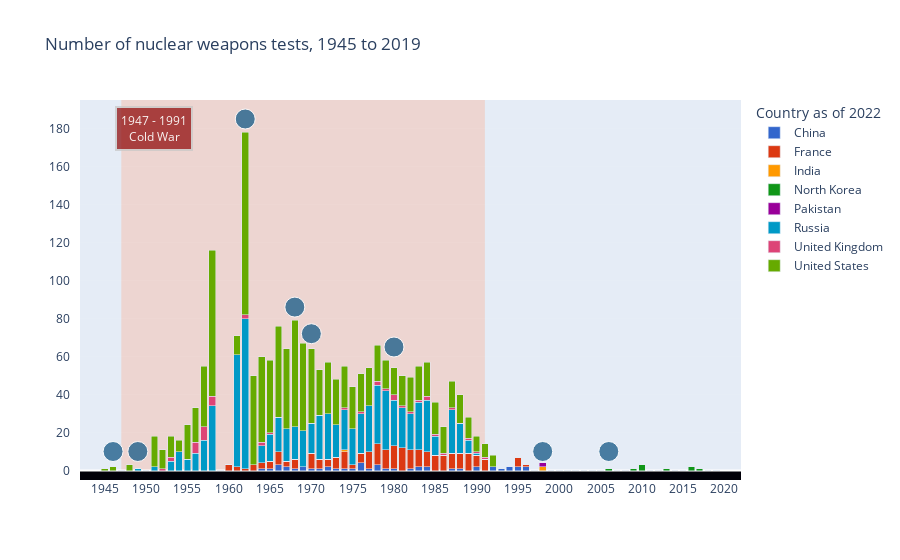

The notebook cell saved with this chart:
### Code cell
fig3 = px.bar(
    data_frame=df3.sort_values(by=["country_name"]),
    x=df3["year"],
    y=df3["nuclear_weapons_tests"],
    color=df3["country_name"],
    barmode="stack",
    height=600,
    hover_name=df3["country_name"],
    #hover_data="Test <extra></extra>",
    #labels=,
    title="Number of nuclear weapons tests, 1945 to 2019",
    labels={"color": "Country as of 2022", "x": "", "y": ""},
    color_discrete_sequence=px.colors.qualitative.G10
)

hovertemp="%{x}<br>%{y}"

fig3.update_traces(hovertemplate=hovertemp)

fig3.update_layout(
    xaxis=dict(
        range=[1942,2022],
        ticklabelstep=5,
        tickangle=0,
        tickmode="linear",
        showgrid=False,
        #position=0,
        #anchor="free"
    ),
    yaxis=dict(
        #tickmode="linear",
        #tick0=20,
        #ticklabelstep=20,
        dtick=20,
        range=[-5,195],
        #showgrid=False,
        griddash="solid",
        gridwidth=0.05,
        #ticklabelstep=20,
        tickson="boundaries",
        ticksuffix="   ",
        #minor=dict(
        #    dtick=0.1,
        #    tick0=20),
        #tickmode="auto"
            
))

#fig3.update_yaxes(ticksuffix = "   ")

########## Cold War ##########

fig3.add_vrect(
    x0="1947", x1="1991",
    fillcolor="LightSalmon", opacity=0.3,
    layer="below", line_width=0,
),

fig3.add_annotation(
        x=1951,
        y=180,
        xref="x",
        yref="y",
        text="1947 - 1991<br>Cold War",
        showarrow=False,
        font=dict(
            #family="Courier New, monospace",
            size=12,
            color="#ffffff"
            ),
        align="center",
        arrowhead=2,
        arrowsize=1,
        arrowwidth=2,
        arrowcolor="#636363",
        #ax=65,
        #ay=-80,
        bordercolor="#c7c7c7",
        borderwidth=2,
        borderpad=4,
        bgcolor="DarkRed",
        opacity=0.7
        )

fig3.add_hrect(
    y0=-5, y1=0,
    fillcolor="#010008", opacity=1,
    layer="below", line_width=0,
),

fig3.add_scatter(
    x=[1946],
    y=[10],
    name="1945",
    showlegend=False,
    hovertemplate="<b>1945:</b><br>Atomic bombings of Hiroshima and Nagasaki<extra></extra>",
    marker=dict(
        size=20,
        color="#21618C",
        opacity=0.8,
        line_color="white",
        line_width=1,
))

fig3.add_scatter(
    x=[1949],
    y=[10],
    name="1949",
    showlegend=False,
    hovertemplate="<b>1949:</b><br>First successful test by USSR<extra></extra>",
    marker=dict(
        size=20,
        color="#21618C",
        opacity=0.8,
        line_color="white",
        line_width=1,
))

fig3.add_scatter(
    x=[1962],
    y=[185],
    name="1962",
    showlegend=False,
    hovertemplate="<b>1962:</b><br>Cuban Missile Crisis<extra></extra>",
    marker=dict(
        size=20,
        color="#21618C",
        opacity=0.8,
        line_color="white",
        line_width=1,
))

fig3.add_scatter(
    x=[1968],
    y=[86],
    name="1968",
    showlegend=False,
    hovertemplate="<b>1968:</b><br>Non-Proliferation Treaty<extra></extra>",
    marker=dict(
        size=20,
        color="#21618C",
        opacity=0.8,
        line_color="white",
        line_width=1,
))

fig3.add_scatter(
    x=[1970],
    y=[72],
    name="1969",
    showlegend=False,
    hovertemplate="<b>1969:</b><br>Détente began in 1969, as a core element of the foreign policy<br>of president Richard Nixon and his top advisor Henry Kissinger. They wanted to end<br>the containment policy and gain friendlier relations with the USSR and China.<extra></extra>",
    marker=dict(
        size=20,
        color="#21618C",
        opacity=0.8,
        line_color="white",
        line_width=1,
))

fig3.add_scatter(
    x=[1980],
    y=[65],
    name="1979",
    showlegend=False,
    hovertemplate="<b>1979:</b><br>Cold War flares up after Soviet invasion of Afghanistan<extra></extra>",
    marker=dict(
        size=20,
        color="#21618C",
        opacity=0.8,
        line_color="white",
        line_width=1,
))

fig3.add_scatter(
    x=[1998],
    y=[10],
    name="1998",
    showlegend=False,
    hovertemplate="<b>1998:</b><br>India test detonated five nuclear weapons. Domestic pressure<br>within Pakistan began to build which resulted in detonating six nuclear weapons.<extra></extra>",
    marker=dict(
        size=20,
        color="#21618C",
        opacity=0.8,
        line_color="white",
        line_width=1,
))

fig3.add_scatter(
    x=[2006],
    y=[10],
    name="2006",
    showlegend=False,
    hovertemplate="<b>2006:</b><br>First successful test by North Korea<extra></extra>",
    marker=dict(
        size=20,
        color="#21618C",
        opacity=0.8,
        line_color="white",
        line_width=1,
))

fig3.show()

### Figure 1 — Plotly figure (JSON) as saved in the notebook; plotly's stock layout.template omitted (floating-point values rounded to 4 significant figures)
{"data": [{"alignmentgroup": "True", "hovertemplate": "%{x}<br>%{y}", "hovertext": ["China", "China", "China", "China", "China", "China", "China", "China", "China", "China", "China", "China", "China", "China", "China", "China", "China", "China", "China", "China", "China", "China", "China", "China", "China", "China", "China", "China", "China", "China", "China", "China", "China", "China", "China", "China", "China", "China", "China", "China", "China", "China", "China", "China", "China", "China", "China", "China", "China", "China", "China", "China", "China", "China", "China", "China", "China", "China", "China", "China", "China", "China", "China", "China", "China", "China", "China", "China", "China", "China", "China", "China", "China", "China", "China"], "legendgroup": "China", "marker": {"color": "#3366CC", "pattern": {"shape": ""}}, "name": "China", "offsetgroup": "China", "orientation": "v", "showlegend": true, "textposition": "auto", "type": "bar", "x": [1945, 1946, 1947, 1948, 1949, 1950, 1951, 1952, 1953, 1954, 1955, 1956, 1957, 1958, 1959, 1960, 1961, 1962, 1963, 1964, 1965, 1966, 1967, 1968, 1969, 1970, 1971, 1972, 1973, 1974, 1975, 1976, 1977, 1978, 1979, 1980, 1981, 1982, 1983, 1984, 1985, 1986, 1987, 1988, 1989, 1990, 1991, 1992, 1993, 1994, 1995, 1996, 1997, 1998, 1999, 2000, 2001, 2002, 2003, 2004, 2005, 2006, 2007, 2008, 2009, 2010, 2011, 2012, 2013, 2014, 2015, 2016, 2017, 2018, 2019], "xaxis": "x", "y": [0, 0, 0, 0, 0, 0, 0, 0, 0, 0, 0, 0, 0, 0, 0, 0, 0, 0, 0, 1, 1, 3, 2, 1, 2, 1, 1, 2, 1, 1, 1, 4, 1, 3, 1, 1, 0, 1, 2, 2, 0, 0, 1, 1, 0, 2, 0, 2, 1, 2, 2, 2, 0, 0, 0, 0, 0, 0, 0, 0, 0, 0, 0, 0, 0, 0, 0, 0, 0, 0, 0, 0, 0, 0, 0], "yaxis": "y"}, {"alignmentgroup": "True", "hovertemplate": "%{x}<br>%{y}", "hovertext": ["France", "France", "France", "France", "France", "France", "France", "France", "France", "France", "France", "France", "France", "France", "France", "France", "France", "France", "France", "France", "France", "France", "France", "France", "France", "France", "France", "France", "France", "France", "France", "France", "France", "France", "France", "France", "France", "France", "France", "France", "France", "France", "France", "France", "France", "France", "France", "France", "France", "France", "France", "France", "France", "France", "France", "France", "France", "France", "France", "France", "France", "France", "France", "France", "France", "France", "France", "France", "France", "France", "France", "France", "France", "France", "France"], "legendgroup": "France", "marker": {"color": "#DC3912", "pattern": {"shape": ""}}, "name": "France", "offsetgroup": "France", "orientation": "v", "showlegend": true, "textposition": "auto", "type": "bar", "x": [1945, 1946, 1947, 1948, 1949, 1950, 1951, 1952, 1953, 1954, 1955, 1956, 1957, 1958, 1959, 1960, 1961, 1962, 1963, 1964, 1965, 1966, 1967, 1968, 1969, 1970, 1971, 1972, 1973, 1974, 1975, 1976, 1977, 1978, 1979, 1980, 1981, 1982, 1983, 1984, 1985, 1986, 1987, 1988, 1989, 1990, 1991, 1992, 1993, 1994, 1995, 1996, 1997, 1998, 1999, 2000, 2001, 2002, 2003, 2004, 2005, 2006, 2007, 2008, 2009, 2010, 2011, 2012, 2013, 2014, 2015, 2016, 2017, 2018, 2019], "xaxis": "x", "y": [0, 0, 0, 0, 0, 0, 0, 0, 0, 0, 0, 0, 0, 0, 0, 3, 2, 1, 3, 3, 4, 7, 3, 5, 0, 8, 5, 4, 6, 9, 2, 5, 9, 11, 10, 12, 12, 10, 9, 8, 8, 8, 8, 8, 9, 6, 6, 0, 0, 0, 5, 1, 0, 0, 0, 0, 0, 0, 0, 0, 0, 0, 0, 0, 0, 0, 0, 0, 0, 0, 0, 0, 0, 0, 0], "yaxis": "y"}, {"alignmentgroup": "True", "hovertemplate": "%{x}<br>%{y}", "hovertext": ["India", "India", "India", "India", "India", "India", "India", "India", "India", "India", "India", "India", "India", "India", "India", "India", "India", "India", "India", "India", "India", "India", "India", "India", "India", "India", "India", "India", "India", "India", "India", "India", "India", "India", "India", "India", "India", "India", "India", "India", "India", "India", "India", "India", "India", "India", "India", "India", "India", "India", "India", "India", "India", "India", "India", "India", "India", "India", "India", "India", "India", "India", "India", "India", "India", "India", "India", "India", "India", "India", "India", "India", "India", "India", "India"], "legendgroup": "India", "marker": {"color": "#FF9900", "pattern": {"shape": ""}}, "name": "India", "offsetgroup": "India", "orientation": "v", "showlegend": true, "textposition": "auto", "type": "bar", "x": [1945, 1946, 1947, 1948, 1949, 1950, 1951, 1952, 1953, 1954, 1955, 1956, 1957, 1958, 1959, 1960, 1961, 1962, 1963, 1964, 1965, 1966, 1967, 1968, 1969, 1970, 1971, 1972, 1973, 1974, 1975, 1976, 1977, 1978, 1979, 1980, 1981, 1982, 1983, 1984, 1985, 1986, 1987, 1988, 1989, 1990, 1991, 1992, 1993, 1994, 1995, 1996, 1997, 1998, 1999, 2000, 2001, 2002, 2003, 2004, 2005, 2006, 2007, 2008, 2009, 2010, 2011, 2012, 2013, 2014, 2015, 2016, 2017, 2018, 2019], "xaxis": "x", "y": [0, 0, 0, 0, 0, 0, 0, 0, 0, 0, 0, 0, 0, 0, 0, 0, 0, 0, 0, 0, 0, 0, 0, 0, 0, 0, 0, 0, 0, 1, 0, 0, 0, 0, 0, 0, 0, 0, 0, 0, 0, 0, 0, 0, 0, 0, 0, 0, 0, 0, 0, 0, 0, 2, 0, 0, 0, 0, 0, 0, 0, 0, 0, 0, 0, 0, 0, 0, 0, 0, 0, 0, 0, 0, 0], "yaxis": "y"}, {"alignmentgroup": "True", "hovertemplate": "%{x}<br>%{y}", "hovertext": ["North Korea", "North Korea", "North Korea", "North Korea", "North Korea", "North Korea", "North Korea", "North Korea", "North Korea", "North Korea", "North Korea", "North Korea", "North Korea", "North Korea", "North Korea", "North Korea", "North Korea", "North Korea", "North Korea", "North Korea", "North Korea", "North Korea", "North Korea", "North Korea", "North Korea", "North Korea", "North Korea", "North Korea", "North Korea", "North Korea", "North Korea", "North Korea", "North Korea", "North Korea", "North Korea", "North Korea", "North Korea", "North Korea", "North Korea", "North Korea", "North Korea", "North Korea", "North Korea", "North Korea", "North Korea", "North Korea", "North Korea", "North Korea", "North Korea", "North Korea", "North Korea", "North Korea", "North Korea", "North Korea", "North Korea", "North Korea", "North Korea", "North Korea", "North Korea", "North Korea", "North Korea", "North Korea", "North Korea", "North Korea", "North Korea", "North Korea", "North Korea", "North Korea", "North Korea", "North Korea", "North Korea", "North Korea", "North Korea", "North Korea", "North Korea"], "legendgroup": "North Korea", "marker": {"color": "#109618", "pattern": {"shape": ""}}, "name": "North Korea", "offsetgroup": "North Korea", "orientation": "v", "showlegend": true, "textposition": "auto", "type": "bar", "x": [1945, 1946, 1947, 1948, 1949, 1950, 1951, 1952, 1953, 1954, 1955, 1956, 1957, 1958, 1959, 1960, 1961, 1962, 1963, 1964, 1965, 1966, 1967, 1968, 1969, 1970, 1971, 1972, 1973, 1974, 1975, 1976, 1977, 1978, 1979, 1980, 1981, 1982, 1983, 1984, 1985, 1986, 1987, 1988, 1989, 1990, 1991, 1992, 1993, 1994, 1995, 1996, 1997, 1998, 1999, 2000, 2001, 2002, 2003, 2004, 2005, 2006, 2007, 2008, 2009, 2010, 2011, 2012, 2013, 2014, 2015, 2016, 2017, 2018, 2019], "xaxis": "x", "y": [0, 0, 0, 0, 0, 0, 0, 0, 0, 0, 0, 0, 0, 0, 0, 0, 0, 0, 0, 0, 0, 0, 0, 0, 0, 0, 0, 0, 0, 0, 0, 0, 0, 0, 0, 0, 0, 0, 0, 0, 0, 0, 0, 0, 0, 0, 0, 0, 0, 0, 0, 0, 0, 0, 0, 0, 0, 0, 0, 0, 0, 1, 0, 0, 1, 3, 0, 0, 1, 0, 0, 2, 1, 0, 0], "yaxis": "y"}, {"alignmentgroup": "True", "hovertemplate": "%{x}<br>%{y}", "hovertext": ["Pakistan", "Pakistan", "Pakistan", "Pakistan", "Pakistan", "Pakistan", "Pakistan", "Pakistan", "Pakistan", "Pakistan", "Pakistan", "Pakistan", "Pakistan", "Pakistan", "Pakistan", "Pakistan", "Pakistan", "Pakistan", "Pakistan", "Pakistan", "Pakistan", "Pakistan", "Pakistan", "Pakistan", "Pakistan", "Pakistan", "Pakistan", "Pakistan", "Pakistan", "Pakistan", "Pakistan", "Pakistan", "Pakistan", "Pakistan", "Pakistan", "Pakistan", "Pakistan", "Pakistan", "Pakistan", "Pakistan", "Pakistan", "Pakistan", "Pakistan", "Pakistan", "Pakistan", "Pakistan", "Pakistan", "Pakistan", "Pakistan", "Pakistan", "Pakistan", "Pakistan", "Pakistan", "Pakistan", "Pakistan", "Pakistan", "Pakistan", "Pakistan", "Pakistan", "Pakistan", "Pakistan", "Pakistan", "Pakistan", "Pakistan", "Pakistan", "Pakistan", "Pakistan", "Pakistan", "Pakistan", "Pakistan", "Pakistan", "Pakistan", "Pakistan", "Pakistan", "Pakistan"], "legendgroup": "Pakistan", "marker": {"color": "#990099", "pattern": {"shape": ""}}, "name": "Pakistan", "offsetgroup": "Pakistan", "orientation": "v", "showlegend": true, "textposition": "auto", "type": "bar", "x": [1945, 1946, 1947, 1948, 1949, 1950, 1951, 1952, 1953, 1954, 1955, 1956, 1957, 1958, 1959, 1960, 1961, 1962, 1963, 1964, 1965, 1966, 1967, 1968, 1969, 1970, 1971, 1972, 1973, 1974, 1975, 1976, 1977, 1978, 1979, 1980, 1981, 1982, 1983, 1984, 1985, 1986, 1987, 1988, 1989, 1990, 1991, 1992, 1993, 1994, 1995, 1996, 1997, 1998, 1999, 2000, 2001, 2002, 2003, 2004, 2005, 2006, 2007, 2008, 2009, 2010, 2011, 2012, 2013, 2014, 2015, 2016, 2017, 2018, 2019], "xaxis": "x", "y": [0, 0, 0, 0, 0, 0, 0, 0, 0, 0, 0, 0, 0, 0, 0, 0, 0, 0, 0, 0, 0, 0, 0, 0, 0, 0, 0, 0, 0, 0, 0, 0, 0, 0, 0, 0, 0, 0, 0, 0, 0, 0, 0, 0, 0, 0, 0, 0, 0, 0, 0, 0, 0, 2, 0, 0, 0, 0, 0, 0, 0, 0, 0, 0, 0, 0, 0, 0, 0, 0, 0, 0, 0, 0, 0], "yaxis": "y"}, {"alignmentgroup": "True", "hovertemplate": "%{x}<br>%{y}", "hovertext": ["Russia", "Russia", "Russia", "Russia", "Russia", "Russia", "Russia", "Russia", "Russia", "Russia", "Russia", "Russia", "Russia", "Russia", "Russia", "Russia", "Russia", "Russia", "Russia", "Russia", "Russia", "Russia", "Russia", "Russia", "Russia", "Russia", "Russia", "Russia", "Russia", "Russia", "Russia", "Russia", "Russia", "Russia", "Russia", "Russia", "Russia", "Russia", "Russia", "Russia", "Russia", "Russia", "Russia", "Russia", "Russia", "Russia", "Russia", "Russia", "Russia", "Russia", "Russia", "Russia", "Russia", "Russia", "Russia", "Russia", "Russia", "Russia", "Russia", "Russia", "Russia", "Russia", "Russia", "Russia", "Russia", "Russia", "Russia", "Russia", "Russia", "Russia", "Russia", "Russia", "Russia", "Russia", "Russia"], "legendgroup": "Russia", "marker": {"color": "#0099C6", "pattern": {"shape": ""}}, "name": "Russia", "offsetgroup": "Russia", "orientation": "v", "showlegend": true, "textposition": "auto", "type": "bar", "x": [1945, 1946, 1947, 1948, 1949, 1950, 1951, 1952, 1953, 1954, 1955, 1956, 1957, 1958, 1959, 1960, 1961, 1962, 1963, 1964, 1965, 1966, 1967, 1968, 1969, 1970, 1971, 1972, 1973, 1974, 1975, 1976, 1977, 1978, 1979, 1980, 1981, 1982, 1983, 1984, 1985, 1986, 1987, 1988, 1989, 1990, 1991, 1992, 1993, 1994, 1995, 1996, 1997, 1998, 1999, 2000, 2001, 2002, 2003, 2004, 2005, 2006, 2007, 2008, 2009, 2010, 2011, 2012, 2013, 2014, 2015, 2016, 2017, 2018, 2019], "xaxis": "x", "y": [0, 0, 0, 0, 1, 0, 2, 0, 5, 10, 6, 9, 16, 34, 0, 0, 59, 79, 0, 9, 14, 18, 17, 17, 19, 16, 23, 24, 17, 21, 19, 21, 24, 31, 31, 24, 21, 19, 25, 27, 10, 0, 23, 16, 7, 1, 0, 0, 0, 0, 0, 0, 0, 0, 0, 0, 0, 0, 0, 0, 0, 0, 0, 0, 0, 0, 0, 0, 0, 0, 0, 0, 0, 0, 0], "yaxis": "y"}, {"alignmentgroup": "True", "hovertemplate": "%{x}<br>%{y}", "hovertext": ["United Kingdom", "United Kingdom", "United Kingdom", "United Kingdom", "United Kingdom", "United Kingdom", "United Kingdom", "United Kingdom", "United Kingdom", "United Kingdom", "United Kingdom", "United Kingdom", "United Kingdom", "United Kingdom", "United Kingdom", "United Kingdom", "United Kingdom", "United Kingdom", "United Kingdom", "United Kingdom", "United Kingdom", "United Kingdom", "United Kingdom", "United Kingdom", "United Kingdom", "United Kingdom", "United Kingdom", "United Kingdom", "United Kingdom", "United Kingdom", "United Kingdom", "United Kingdom", "United Kingdom", "United Kingdom", "United Kingdom", "United Kingdom", "United Kingdom", "United Kingdom", "United Kingdom", "United Kingdom", "United Kingdom", "United Kingdom", "United Kingdom", "United Kingdom", "United Kingdom", "United Kingdom", "United Kingdom", "United Kingdom", "United Kingdom", "United Kingdom", "United Kingdom", "United Kingdom", "United Kingdom", "United Kingdom", "United Kingdom", "United Kingdom", "United Kingdom", "United Kingdom", "United Kingdom", "United Kingdom", "United Kingdom", "United Kingdom", "United Kingdom", "United Kingdom", "United Kingdom", "United Kingdom", "United Kingdom", "United Kingdom", "United Kingdom", "United Kingdom", "United Kingdom", "United Kingdom", "United Kingdom", "United Kingdom", "United Kingdom"], "legendgroup": "United Kingdom", "marker": {"color": "#DD4477", "pattern": {"shape": ""}}, "name": "United Kingdom", "offsetgroup": "United Kingdom", "orientation": "v", "showlegend": true, "textposition": "auto", "type": "bar", "x": [1945, 1946, 1947, 1948, 1949, 1950, 1951, 1952, 1953, 1954, 1955, 1956, 1957, 1958, 1959, 1960, 1961, 1962, 1963, 1964, 1965, 1966, 1967, 1968, 1969, 1970, 1971, 1972, 1973, 1974, 1975, 1976, 1977, 1978, 1979, 1980, 1981, 1982, 1983, 1984, 1985, 1986, 1987, 1988, 1989, 1990, 1991, 1992, 1993, 1994, 1995, 1996, 1997, 1998, 1999, 2000, 2001, 2002, 2003, 2004, 2005, 2006, 2007, 2008, 2009, 2010, 2011, 2012, 2013, 2014, 2015, 2016, 2017, 2018, 2019], "xaxis": "x", "y": [0, 0, 0, 0, 0, 0, 0, 1, 2, 0, 0, 6, 7, 5, 0, 0, 0, 2, 0, 2, 1, 0, 0, 0, 0, 0, 0, 0, 0, 1, 0, 1, 0, 2, 1, 3, 1, 1, 1, 2, 1, 1, 1, 0, 1, 1, 1, 0, 0, 0, 0, 0, 0, 0, 0, 0, 0, 0, 0, 0, 0, 0, 0, 0, 0, 0, 0, 0, 0, 0, 0, 0, 0, 0, 0], "yaxis": "y"}, {"alignmentgroup": "True", "hovertemplate": "%{x}<br>%{y}", "hovertext": ["United States", "United States", "United States", "United States", "United States", "United States", "United States", "United States", "United States", "United States", "United States", "United States", "United States", "United States", "United States", "United States", "United States", "United States", "United States", "United States", "United States", "United States", "United States", "United States", "United States", "United States", "United States", "United States", "United States", "United States", "United States", "United States", "United States", "United States", "United States", "United States", "United States", "United States", "United States", "United States", "United States", "United States", "United States", "United States", "United States", "United States", "United States", "United States", "United States", "United States", "United States", "United States", "United States", "United States", "United States", "United States", "United States", "United States", "United States", "United States", "United States", "United States", "United States", "United States", "United States", "United States", "United States", "United States", "United States", "United States", "United States", "United States", "United States", "United States", "United States"], "legendgroup": "United States", "marker": {"color": "#66AA00", "pattern": {"shape": ""}}, "name": "United States", "offsetgroup": "United States", "orientation": "v", "showlegend": true, "textposition": "auto", "type": "bar", "x": [1945, 1946, 1947, 1948, 1949, 1950, 1951, 1952, 1953, 1954, 1955, 1956, 1957, 1958, 1959, 1960, 1961, 1962, 1963, 1964, 1965, 1966, 1967, 1968, 1969, 1970, 1971, 1972, 1973, 1974, 1975, 1976, 1977, 1978, 1979, 1980, 1981, 1982, 1983, 1984, 1985, 1986, 1987, 1988, 1989, 1990, 1991, 1992, 1993, 1994, 1995, 1996, 1997, 1998, 1999, 2000, 2001, 2002, 2003, 2004, 2005, 2006, 2007, 2008, 2009, 2010, 2011, 2012, 2013, 2014, 2015, 2016, 2017, 2018, 2019], "xaxis": "x", "y": [1, 2, 0, 3, 0, 0, 16, 10, 11, 6, 18, 18, 32, 77, 0, 0, 10, 96, 47, 45, 38, 48, 42, 56, 46, 39, 24, 27, 24, 22, 22, 20, 20, 19, 15, 14, 16, 18, 18, 18, 17, 14, 14, 15, 11, 8, 7, 6, 0, 0, 0, 0, 0, 0, 0, 0, 0, 0, 0, 0, 0, 0, 0, 0, 0, 0, 0, 0, 0, 0, 0, 0, 0, 0, 0], "yaxis": "y"}, {"hovertemplate": "<b>1945:</b><br>Atomic bombings of Hiroshima and Nagasaki<extra></extra>", "marker": {"color": "#21618C", "line": {"color": "white", "width": 1}, "opacity": 0.8, "size": 20}, "name": "1945", "showlegend": false, "type": "scatter", "x": [1946], "y": [10]}, {"hovertemplate": "<b>1949:</b><br>First successful test by USSR<extra></extra>", "marker": {"color": "#21618C", "line": {"color": "white", "width": 1}, "opacity": 0.8, "size": 20}, "name": "1949", "showlegend": false, "type": "scatter", "x": [1949], "y": [10]}, {"hovertemplate": "<b>1962:</b><br>Cuban Missile Crisis<extra></extra>", "marker": {"color": "#21618C", "line": {"color": "white", "width": 1}, "opacity": 0.8, "size": 20}, "name": "1962", "showlegend": false, "type": "scatter", "x": [1962], "y": [185]}, {"hovertemplate": "<b>1968:</b><br>Non-Proliferation Treaty<extra></extra>", "marker": {"color": "#21618C", "line": {"color": "white", "width": 1}, "opacity": 0.8, "size": 20}, "name": "1968", "showlegend": false, "type": "scatter", "x": [1968], "y": [86]}, {"hovertemplate": "<b>1969:</b><br>Détente began in 1969, as a core element of the foreign policy<br>of president Richard Nixon and his top advisor Henry Kissinger. They wanted to end<br>the containment policy and gain friendlier relations with the USSR and China.<extra></extra>", "marker": {"color": "#21618C", "line": {"color": "white", "width": 1}, "opacity": 0.8, "size": 20}, "name": "1969", "showlegend": false, "type": "scatter", "x": [1970], "y": [72]}, {"hovertemplate": "<b>1979:</b><br>Cold War flares up after Soviet invasion of Afghanistan<extra></extra>", "marker": {"color": "#21618C", "line": {"color": "white", "width": 1}, "opacity": 0.8, "size": 20}, "name": "1979", "showlegend": false, "type": "scatter", "x": [1980], "y": [65]}, {"hovertemplate": "<b>1998:</b><br>India test detonated five nuclear weapons. Domestic pressure<br>within Pakistan began to build which resulted in detonating six nuclear weapons.<extra></extra>", "marker": {"color": "#21618C", "line": {"color": "white", "width": 1}, "opacity": 0.8, "size": 20}, "name": "1998", "showlegend": false, "type": "scatter", "x": [1998], "y": [10]}, {"hovertemplate": "<b>2006:</b><br>First successful test by North Korea<extra></extra>", "marker": {"color": "#21618C", "line": {"color": "white", "width": 1}, "opacity": 0.8, "size": 20}, "name": "2006", "showlegend": false, "type": "scatter", "x": [2006], "y": [10]}], "layout": {"annotations": [{"align": "center", "arrowcolor": "#636363", "arrowhead": 2, "arrowsize": 1, "arrowwidth": 2, "bgcolor": "DarkRed", "bordercolor": "#c7c7c7", "borderpad": 4, "borderwidth": 2, "font": {"color": "#ffffff", "size": 12}, "opacity": 0.7, "showarrow": false, "text": "1947 - 1991<br>Cold War", "x": 1951, "xref": "x", "y": 180, "yref": "y"}], "autosize": true, "barmode": "stack", "legend": {"title": {"text": "Country as of 2022"}, "tracegroupgap": 0}, "shapes": [{"fillcolor": "LightSalmon", "layer": "below", "line": {"width": 0}, "opacity": 0.3, "type": "rect", "x0": "1947", "x1": "1991", "xref": "x", "y0": 0, "y1": 1, "yref": "y domain"}, {"fillcolor": "#010008", "layer": "below", "line": {"width": 0}, "opacity": 1, "type": "rect", "x0": 0, "x1": 1, "xref": "x domain", "y0": -5, "y1": 0, "yref": "y"}], "title": {"text": "Number of nuclear weapons tests, 1945 to 2019"}, "xaxis": {"anchor": "y", "domain": [0, 1], "range": [1942, 2022], "showgrid": false, "tickangle": 0, "ticklabelstep": 5, "tickmode": "linear", "title": {"text": ""}, "type": "linear"}, "yaxis": {"anchor": "x", "domain": [0, 1], "dtick": 20, "griddash": "solid", "gridwidth": 0.05, "range": [-5, 195], "tickson": "boundaries", "ticksuffix": "   ", "title": {"text": ""}, "type": "linear"}}}
